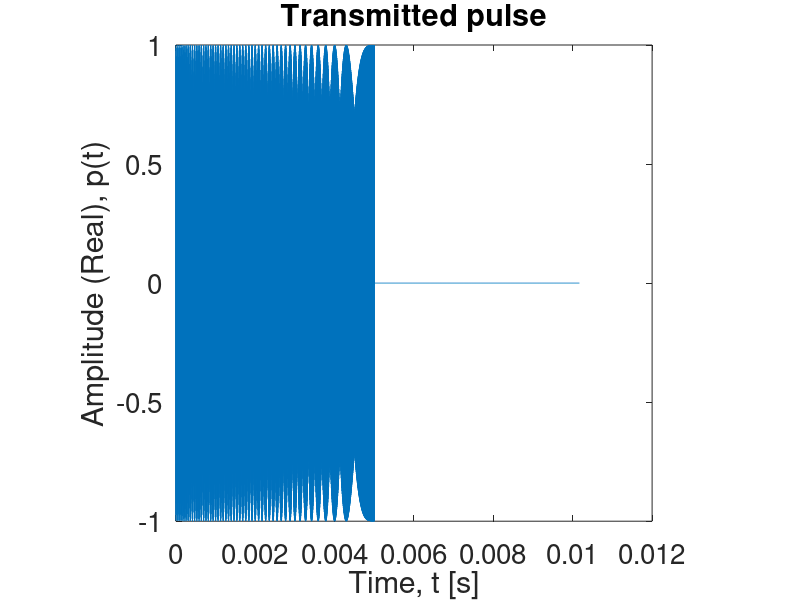
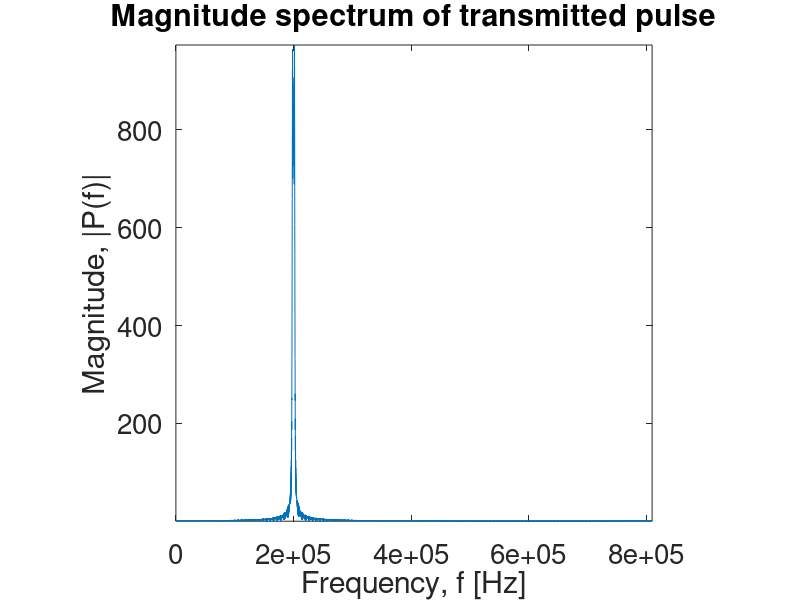
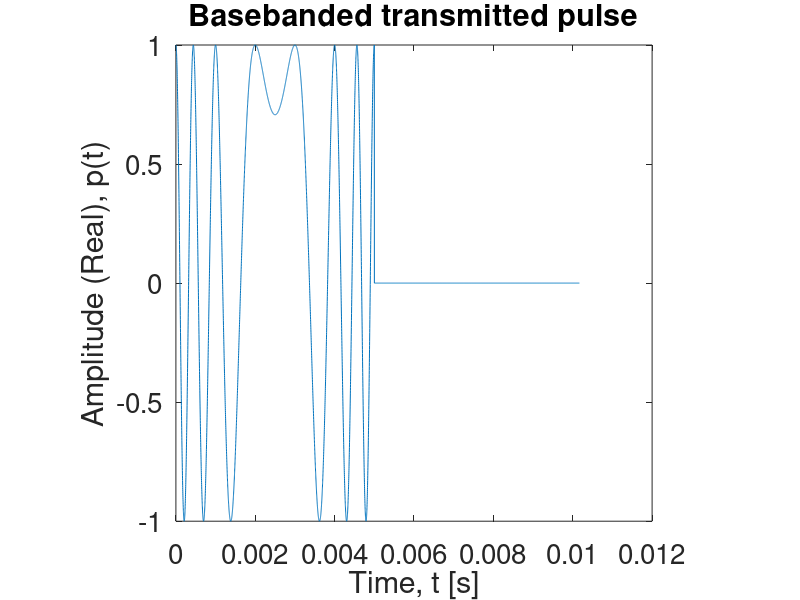
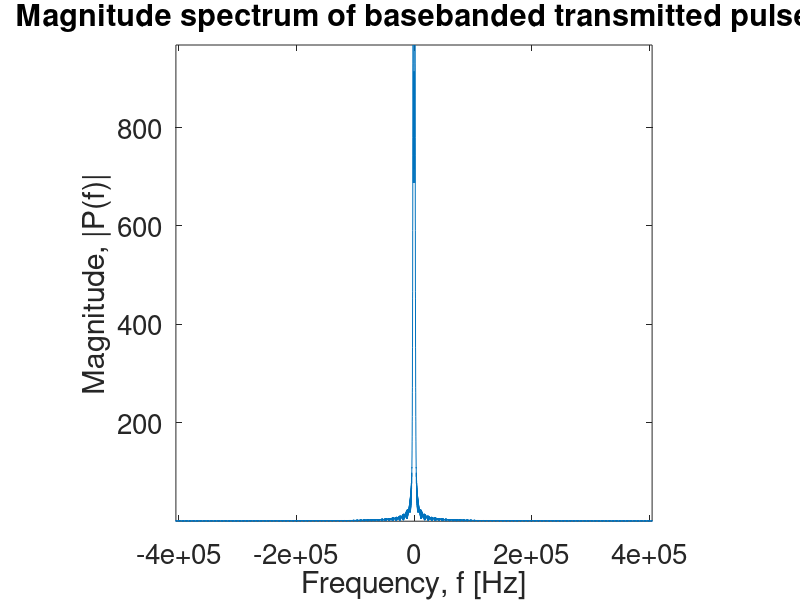

MATLAB code to generate these figures, in order: (Note: this script raises an error after producing the figures.)
%% TRANSDUCER BEAMWIDTH CALIBRATION
% The script simulates the acquisition and processing of ultrasonic signals
% to calibrate the beamwidth of a transducer. The simulation incorporates
% the radiation pattern of different apertures as given in [1].
% [1]. Steinberg, Bernard D, (1976); 'Principles of aperture and array
% system design'. John Wiley & Sons

%% OPTIONS
clear all
close all
clc

chirp_pulse = 1; % 1 to simulate using a chirp pulse; 0 to simulate using a monochrome pulse
simulate_WGN = 0; % 1 to simulate with white noise; 0 to simulate without white noise
if simulate_WGN == 1 
    SNR = 3; % Signal to noise  ratio in dB
end;
aperture = 'triangular'; % 1 for rectangular aperture, 2 for triangular aperture

% Figure print parameters
szAxScale = 20;
szAxLabel = 20;
figRes = '-r300';

% Output path
if chirp_pulse == 1
    if simulate_WGN == 0
        outpath = './images/chirp pulse/without noise';
    else
        outpath = './images/chirp pulse/with noise';
    end;
else
    if simulate_WGN == 0
        outpath = './images/monochrome pulse/without noise';
    else
        outpath = './images/monochrome pulse/with noise';
    end;
end;
%% ACQUISITION PARAMETERS

c = 1500; % Speed of ultrasonic propagation
fc = 200e3; % Centre frequency
B = 5e3; % Signal bandwidth
B0 = B/2; % Baseband bandwidth
lambda_c = c/fc; % Wavelength at centre frequency
lambda_min = c/(fc+B0);
lambda_max = c/(fc-B0);
Tp = 5e-3; % Pulse width
K = B0/Tp; % Chirp rate
beta = fc - B0; % Modified chirp carrier

if chirp_pulse
    %fs = 10*B;
    fs = 4*(fc+B0);
else
    fs = 5*fc;
end;

%% GEOMETRY PARAMETERS

R = 4; % Distance between transmitter and receivers
D = 25e-3; % Dimension of the transducer along the azimuth
dtheta = 0.1; % Angular acquisition interval in degrees
theta_start = 0;
theta_end = 360;
theta_s = theta_end - theta_start; % Angular acquisition length in degrees
switch aperture
    case 'rectangular'
        phi_d = asind(0.88*lambda_c/D); % Divergence angle (beamwidth) in degrees for a rectangular aperture
    case 'triangular'
        phi_d = asind(1.27*lambda_c/D); % Divergence angle (beamwidth) in degrees for a triangular aperture
    otherwise
        error('Unexpected aperture type!');
end;

%% DATA VECTORS

m = ceil(theta_s/dtheta); % Number of acquisitions
u = theta_start + dtheta*(0:m-1); % Azimuth vector

dt = 1/fs;
Ts = 0; % Sampling start time
Te = (R/c + Tp*1.5); % Sampling end time
n = 2*ceil((Te - Ts)/(2*dt));

t = Ts+ dt*(0:n-1); % Time vector

df = 1/(n*dt);
f = df*(0:n-1); % Frequency vector

%% THE TRANSMITTED SIGNAL
% The transmitted pulse

td = t-Ts;
if chirp_pulse
    pha = 2*pi*(beta*td + K*td.^2);
else
    pha = 2*pi*fc*td;
end;
pt = exp(1j*pha).*(td>=0 & td <= Tp);

figure('name','The transmitted pulse in the time domain')
plot(td,real(pt))
title('Transmitted pulse', 'fontsize', szAxLabel)
xlabel('Time, t [s]', 'fontsize', szAxLabel)
ylabel('Amplitude (Real), p(t)', 'fontsize', szAxLabel)
h_fig=get(gcf,'CurrentAxes');
set(h_fig, 'fontsize', szAxScale);
axis 'square'
print('-dpng', figRes, [outpath '/Transmitted pulse in the time domain'])

figure('name','The magnitude spectrum of transmitted pulse')
plot(f, abs((fft(pt))))
title('Magnitude spectrum of transmitted pulse', 'fontsize', szAxLabel)
xlabel('Frequency, f [Hz]', 'fontsize', szAxLabel)
ylabel('Magnitude, |P(f)|', 'fontsize', szAxLabel)
h_fig=get(gcf,'CurrentAxes');
set(h_fig, 'fontsize', szAxScale);
axis 'square'; axis tight
print('-dpng', figRes, [outpath '/Magnitude spectrum of the transmitted pulse'])

pt = pt.*exp(-1j*2*pi*fc*td);

figure('name','The baseband transmitted pulse in the time domain')
plot(td,real(pt))
title('Basebanded transmitted pulse', 'fontsize', szAxLabel)
xlabel('Time, t [s]', 'fontsize', szAxLabel)
ylabel('Amplitude (Real), p(t)', 'fontsize', szAxLabel)
h_fig=get(gcf,'CurrentAxes');
set(h_fig, 'fontsize', szAxScale);
axis 'square'
print('-dpng', figRes, [outpath '/Basebanded transmitted pulse in the time domain'])

figure('name','The magnitude spectrum of transmitted pulse')
plot(df*(-n/2:n/2-1), abs(fftshift((fft(pt)))))
title('Magnitude spectrum of basebanded transmitted pulse', 'fontsize', szAxLabel)
xlabel('Frequency, f [Hz]', 'fontsize', szAxLabel)
ylabel('Magnitude, |P(f)|', 'fontsize', szAxLabel)
h_fig=get(gcf,'CurrentAxes');
set(h_fig, 'fontsize', szAxScale);
axis 'square'; axis tight
print('-dpng', figRes, [outpath '/Magnitude spectrum of basebanded transmitted pulse'])


%% ACQUISITION SIMULATION

td = ones(m,1)*(t - R/c); % Propagation delay of the pulse

if chirp_pulse
    pha = 2*pi*(beta*td + K*td.^2);
else
    pha = 2*pi*fc*td;
end;

stu = exp(1j*pha).*(td >= 0 & td <= Tp);

stu = stu.*exp(-1j*2*pi*fc*(ones(m,1)*t)); % Baseband conversion

% Incorporate beampattern
switch aperture
    case 'rectangular'
        beam_arg = ((D*((u-90)*pi/180))/lambda_c);
        beam_pattern = sinc(beam_arg); % Radiation pattern for a rectangular aperture
    case 'triangular'
        beam_arg = ((D*((u-90)*pi/180))/(2*lambda_c));
        beam_pattern = (sinc(beam_arg)).^2; % Radiation pattern for a triangular aperture
end;

figure('name','Theoretical radiation pattern')
polar(u*pi/180, abs(beam_pattern))
title(['Theoretical radiation pattern. Beamwidth = ',num2str(phi_d,3),'^o'], 'fontsize', szAxLabel)
% xlabel('Angle, \theta [deg]', 'fontsize', szAxLabel)
% ylabel('Level', 'fontsize', szAxLabel)
h_fig=get(gcf,'CurrentAxes');
set(h_fig, 'fontsize', szAxScale);
axis 'square'; %axis tight
print('-dpng', figRes, [outpath '/Theoretical radiation pattern'])

stu = stu.*(beam_pattern.'*ones(1,n));

if simulate_WGN == 1
    amplitude_noise = randn(m,n)*10^(-SNR/20);
    phase_noise = randn(m,n)*10^(-SNR/20);
    stu = stu + (amplitude_noise);%.*exp(1j*2*pi*phase_noise));
end;

G = real(stu);
figure('name','Acquired ultrasound data')
colormap(hot)
imagesc(t,u,G);
axis 'square'; axis 'xy'; colorbar;
xlabel('Time, t [s]', 'fontsize', szAxLabel)
ylabel('Angle, \theta [deg]', 'fontsize', szAxLabel)
h_fig=get(gcf,'CurrentAxes');
set(h_fig, 'fontsize', szAxScale);

theta_slice = 90;
theta_bin = ceil((theta_slice - theta_start)/dtheta);

figure('name','Received signal at boresight');
% subplot(121)
plot(t, real(stu(theta_bin,:)))
title('Real part of the received signal at boresight', 'fontsize', szAxLabel)
xlabel('Time, t [s]', 'fontsize', szAxLabel)
ylabel('Amplitude (Real), s(t)', 'fontsize', szAxLabel)
h_fig=get(gcf,'CurrentAxes');
set(h_fig, 'fontsize', szAxScale);
axis 'square'; axis tight
print('-dpng', figRes, [outpath '/Received signal at boresight'])

% subplot(122)
% plot(t, angle(stu(theta_bin,:))/(2*pi))
% title('Phase of the received signal at 90 degrees', 'fontsize', szAxLabel)
% xlabel('Time, t [s]', 'fontsize', szAxLabel)
% ylabel('Phase, *2\pi [rads]', 'fontsize', szAxLabel)
% h_fig=get(gcf,'CurrentAxes');
% set(h_fig, 'fontsize', szAxScale);
% axis 'square'; axis tight

%% BEAMWIDTH CALIBRATION BY MATCHED FILTERING

f = df*(-n/2:n/2-1);
% The reference signal: a shifted version of the transmitted pulse
% td0 = t - R/c;
% if chirp_pulse
%     pha0 = 2*pi*(beta*td0 + K*(td0.^2));
% else
%     pha0 = 2*pi*fc*td0;
% end;
% s0 = exp(1j*pha0).*(td0>=0 & td0<=Tp);
% s0b = s0.*exp(-1j*2*pi*fc*t);    % baseband reference signal
% fs0b = fty(s0b);  % FFT of reference signal

% Alternatively the existing transmitted signal vector can be time-shifted
% by multiplying by a phase in the frequency domain
s0b = pt;
fs0b = fty(s0b).*exp(-1j*2*pi*f*R/c);

fsb = fty(stu);    % FFT of baseband echoed signal 
fsmb = fsb.*(ones(m,1)*conj(fs0b)); % Matched filtering and windowing
fsmb = fsmb.*(ones(m,1)*(abs(f) <= B0));
smb = ifty(fsmb);

tm=(R/c)+dt*(-n/2:n/2-1);   % fast-time array after matched filtering

G=abs(smb);
xg=max(max(G)); ng=min(min(G)); cg=255/(xg-ng);

figure('name', 'SAS signal after range compression')
colormap(hot(256))
imagesc(c*tm, u, G);
title('Matched filtered signal variation with angle', 'fontsize', szAxLabel)
xlabel('Range, ct [m]', 'fontsize', szAxLabel)
ylabel('Angle, \theta [deg]','fontsize', szAxLabel)
h_fig=get(gcf,'CurrentAxes');
set(h_fig, 'fontsize', szAxScale);
axis('square'); axis('xy'); colorbar
print('-dpng', figRes, [outpath '/Matched filtered signal variation with angle'])

figure('name','Received signal at boresight after matched filtering');
% subplot(121)
plot(c*tm, G(theta_bin,:))
title('Magnitude of match filtered signal at boresight', 'fontsize', szAxLabel)
xlabel('Range, ct [m]', 'fontsize', szAxLabel)
ylabel('Amplitude, s_m(t)', 'fontsize', szAxLabel)
h_fig=get(gcf,'CurrentAxes');
set(h_fig, 'fontsize', szAxScale);
axis 'square'; axis tight
print('-dpng', figRes, [outpath '/Output of matched filter at boresight'])

% subplot(122)
% plot(c*tm, angle(smb(theta_bin,:))/(2*pi))
% title('Phase of match filtered signal at 90 degrees', 'fontsize', szAxLabel)
% xlabel('Range, ct [m]', 'fontsize', szAxLabel)
% ylabel('Phase, *2\pi [rads]', 'fontsize', szAxLabel)
% h_fig=get(gcf,'CurrentAxes');
% set(h_fig, 'fontsize', szAxScale);
% axis 'square'; axis tight

%% DIG OUT THE PEAKS OF THE PROCESSED DATA

act_Beam = zeros(1,m);
for i = 1:m
    temp = abs(smb(i,:));
    temp1 = (temp == max(temp));
    idx = find(temp1,1,'first');
    act_Beam(i) = abs(smb(i,idx));
end;

act_Beam_normalised = act_Beam./max(act_Beam);
threedB_level = 0.7; % -3dB level is the 0.7V or 0.5W
threedB_points = [u(find(act_Beam_normalised >= threedB_level,1,'first')),...
    u(find(act_Beam_normalised >= threedB_level,1,'last'))];
actual_phi_d = threedB_points(2) - threedB_points(1);

fprintf('Theoretical transducer beamwidth = %.2f degrees\n',phi_d);
fprintf('Measured transducer beamwidth = %.2f degrees\n',actual_phi_d);

figure('name','Measured radiation pattern (extracted from processed data)')
% subplot(2,2,2)
plot(u, act_Beam_normalised)
title('Measured radiation pattern on linear scale', 'fontsize', szAxLabel)
xlabel('Angle, \theta [deg]', 'fontsize', szAxLabel)
ylabel('Normalized level', 'fontsize', szAxLabel)
axis 'square'; axis 'tight'
h_fig=get(gcf,'CurrentAxes');
set(h_fig, 'fontsize', szAxScale);
print('-dpng', figRes, [outpath '/Measured radiation pattern'])

figure('name','Measured radiation pattern - dB scale')
% subplot(2,2,4)
plot(u, 20*log10(act_Beam_normalised))
title('Measured radiation pattern on dB scale', 'fontsize', szAxLabel)
xlabel('Angle, \theta [deg]', 'fontsize', szAxLabel)
ylabel('Normalized level, [dB]', 'fontsize', szAxLabel)
axis 'square'; axis 'tight'
h_fig=get(gcf,'CurrentAxes');
set(h_fig, 'fontsize', szAxScale);
print('-dpng', figRes, [outpath '/Measured radiation pattern (dB)'])

figure('name','Measured radiation pattern - Polar plot')
% subplot(2,2,[1 3])
polar(u*pi/180, act_Beam_normalised)
title(['Measured radiation pattern. Beamwidth = ',num2str(actual_phi_d,3),'^o'], 'fontsize', szAxLabel)
axis 'square'; %axis tight
h_fig=get(gcf,'CurrentAxes');
set(h_fig, 'fontsize', szAxScale);
print('-dpng', figRes, [outpath '/Measured radiation pattern (Polar)'])


